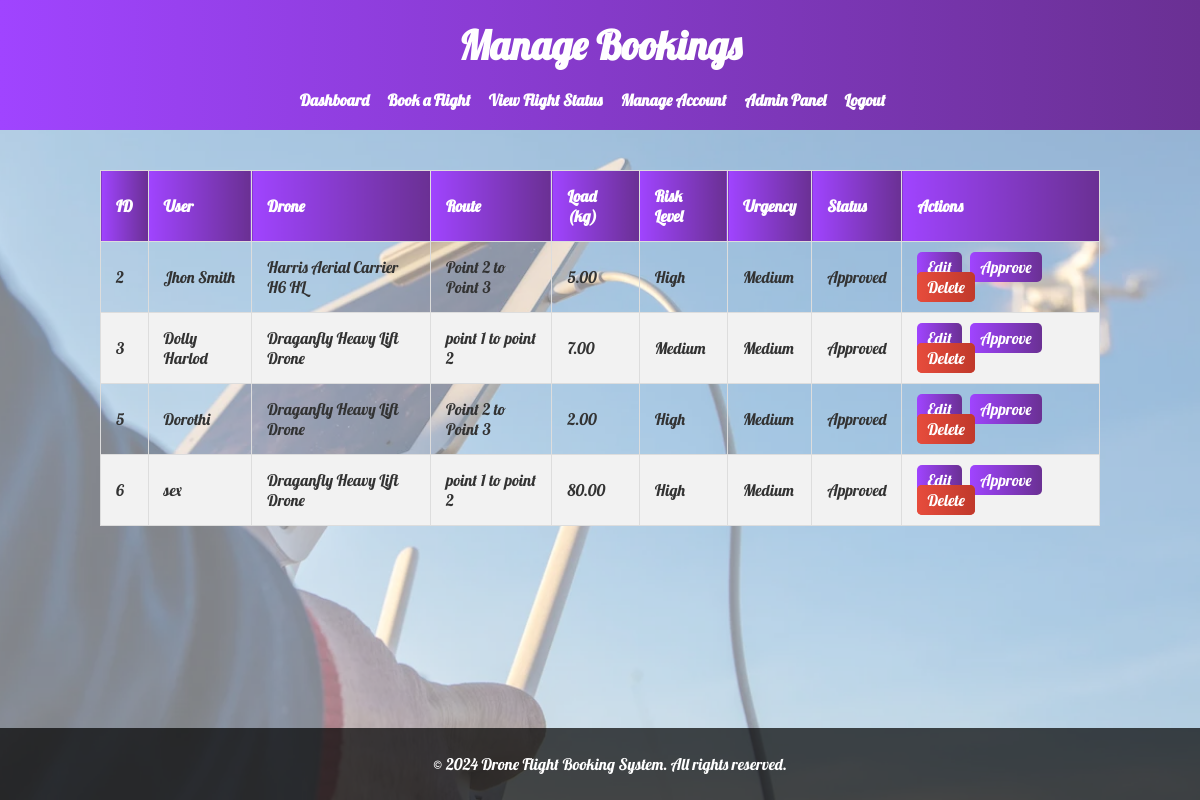
The page /DroneBookingSystem/manage_bookings.php (signed in) on the database its author committed.
### tables this page shows
CREATE TABLE `bookings` (
  `id` int(11) NOT NULL,
  `user_id` int(11) DEFAULT NULL,
  `drone_id` int(11) DEFAULT NULL,
  `corridor_id` int(11) DEFAULT NULL,
  `load_weight` decimal(5,2) DEFAULT NULL,
  `risk_level` enum('low','medium','high') DEFAULT NULL,
  `urgency` enum('low','medium','high') DEFAULT NULL,
  `status` enum('pending','approved','completed') DEFAULT 'pending'
);

CREATE TABLE `users` (
  `id` int(11) NOT NULL,
  `name` varchar(100) DEFAULT NULL,
  `email` varchar(100) DEFAULT NULL,
  `password` varchar(255) DEFAULT NULL,
  `role` enum('admin','user') DEFAULT 'user'
);

CREATE TABLE `drones` (
  `id` int(11) NOT NULL,
  `type` varchar(100) DEFAULT NULL,
  `manufacturer` varchar(100) DEFAULT NULL,
  `max_load` decimal(5,2) DEFAULT NULL,
  `speed` decimal(5,2) DEFAULT NULL
);

CREATE TABLE `air_corridors` (
  `id` int(11) NOT NULL,
  `start_point` varchar(100) DEFAULT NULL,
  `end_point` varchar(100) DEFAULT NULL,
  `height` decimal(5,2) DEFAULT NULL,
  `status` enum('available','booked') DEFAULT 'available'
);

### DroneBookingSystem/manage_bookings.php (the view, shortened to what this page needs)
<?php
$conn = new mysqli('localhost', 'root', '', 'drone_booking_system');
$sql = "SELECT bookings.id, users.name as user_name, drones.type as drone_type, air_corridors.start_point, air_corridors.end_point, bookings.load_weight, bookings.risk_level, bookings.urgency, bookings.status
        FROM bookings
        JOIN users ON bookings.user_id = users.id
        JOIN drones ON bookings.drone_id = drones.id
        JOIN air_corridors ON bookings.corridor_id = air_corridors.id";
$result = $conn->query($sql);
?>
<!DOCTYPE html>
<html lang="en">
<head>
</head>
<body>
    <header>
        <h1>Manage Bookings</h1>
        <nav>
            <ul>
                <li><a href="dashboard.php">Dashboard</a></li>
                <li><a href="flight_booking.php">Book a Flight</a></li>
                <li><a href="flight_status.php">View Flight Status</a></li>
                <li><a href="account.php">Manage Account</a></li>
                <li><a href="admin_panel.php">Admin Panel</a></li>
                <li><a href="logout.php">Logout</a></li>
            </ul>
        </nav>
    </header>
    <div class="content">
        <table>
            <thead>
                <tr>
                    <th>ID</th>
                    <th>User</th>
                    <th>Drone</th>
                    <th>Route</th>
                    <th>Load (kg)</th>
                    <th>Risk Level</th>
                    <th>Urgency</th>
                    <th>Status</th>
                    <th>Actions</th>
                </tr>
            </thead>
            <tbody>
                <?php if ($result->num_rows > 0): ?>
                    <?php while($booking = $result->fetch_assoc()): ?>
                        <tr>
                            <td><?php echo htmlspecialchars($booking['id']); ?></td>
                            <td><?php echo htmlspecialchars($booking['user_name']); ?></td>
                            <td><?php echo htmlspecialchars($booking['drone_type']); ?></td>
                            <td><?php echo htmlspecialchars($booking['start_point'] . ' to ' . $booking['end_point']); ?></td>
                            <td><?php echo htmlspecialchars($booking['load_weight']); ?></td>
                            <td><?php echo htmlspecialchars(ucfirst($booking['risk_level'])); ?></td>
                            <td><?php echo htmlspecialchars(ucfirst($booking['urgency'])); ?></td>
                            <td><?php echo htmlspecialchars(ucfirst($booking['status'])); ?></td>
                            <td class="actions">
                                <a href="#" class="edit" data-id="<?php echo $booking['id']; ?>" data-drone="<?php echo htmlspecialchars($booking['drone_type']); ?>" data-route="<?php echo htmlspecialchars($booking['start_point'] . ' to ' . $booking['end_point']); ?>" data-load="<?php echo $booking['load_weight']; ?>" data-risk="<?php echo $booking['risk_level']; ?>" data-urgency="<?php echo $booking['urgency']; ?>" data-status="<?php echo $booking['status']; ?>">Edit</a>
                                <a href="manage_bookings.php?approve_booking=<?php echo $booking['id']; ?>">Approve</a>
                                <a href="manage_bookings.php?delete_booking=<?php echo $booking['id']; ?>" class="delete" onclick="return confirm('Are you sure you want to delete this booking?');">Delete</a>
                            </td>
                        </tr>
                    <?php endwhile; ?>
                <?php else: ?>
                    <tr>
                        <td colspan="9">No bookings found.</td>
                    </tr>
                <?php endif; ?>
            </tbody>
        </table>
    </div>
    <footer>
        <p>&copy; 2024 Drone Flight Booking System. All rights reserved.</p>
    </footer>
</body>
</html>

### DroneBookingSystem/manage_bookings.php (style rules this page uses)
body { margin: 0; padding: 0; font-family: 'Lobster', cursive; background: url('./images/bacjground3.png') no-repeat center center fixed; background-size: cover; color: #333; }
header { background: #6a3093; background: linear-gradient(to right, #a044ff, #6a3093); padding: 20px; text-align: center; }
header h1 { margin: 0; color: #fff; font-size: 2.5em; }
nav ul { list-style-type: none; padding: 0; margin: 20px 0 0; text-align: center; }
nav ul li { display: inline; margin-right: 15px; }
nav ul li a { color: #fff; text-decoration: none; font-weight: bold; transition: color 0.3s ease; }
.content { padding: 20px; max-width: 1000px; margin: auto; text-align: center; }
table { width: 100%; border-collapse: collapse; margin-top: 20px; }
table, th, td { border: 1px solid #ddd; }
th, td { padding: 15px; text-align: left; }
th { background: #6a3093; background: linear-gradient(to right, #a044ff, #6a3093); color: #fff; }
tr:nth-child(even) { background-color: #f2f2f2; }
.actions a { padding: 5px 10px; background: #6a3093; background: linear-gradient(to right, #a044ff, #6a3093); color: #fff; text-decoration: none; border-radius: 5px; margin-right: 5px; transition: background 0.3s ease; }
.actions .delete { background-color: #e74c3c; background-image: linear-gradient(to right, #e74c3c, #c0392b); }
footer { background-color: rgba(0, 0, 0, 0.7); padding: 10px; text-align: center; width: 100%; position: absolute; bottom: 0; color: white; }

### rows shown on the page
bookings: id "2", user.name "Jhon Smith", drone.type "Harris Aerial Carrier H6 HL", corridor.end_point "Point 2 to Point 3", load_weight "5.00", risk_level "High", urgency "Medium", status "Approved"
bookings: id "3", user.name "Dolly Harlod", drone.type "Draganfly Heavy Lift Drone", corridor.end_point "point 1 to point 2", load_weight "7.00", risk_level "Medium", urgency "Medium", status "Approved"
bookings: id "5", user.name "Dorothi", drone.type "Draganfly Heavy Lift Drone", corridor.end_point "Point 2 to Point 3", load_weight "2.00", risk_level "High", urgency "Medium", status "Approved"
bookings: id "6", user.name "sex", drone.type "Draganfly Heavy Lift Drone", corridor.end_point "point 1 to point 2", load_weight "80.00", risk_level "High", urgency "Medium", status "Approved"
